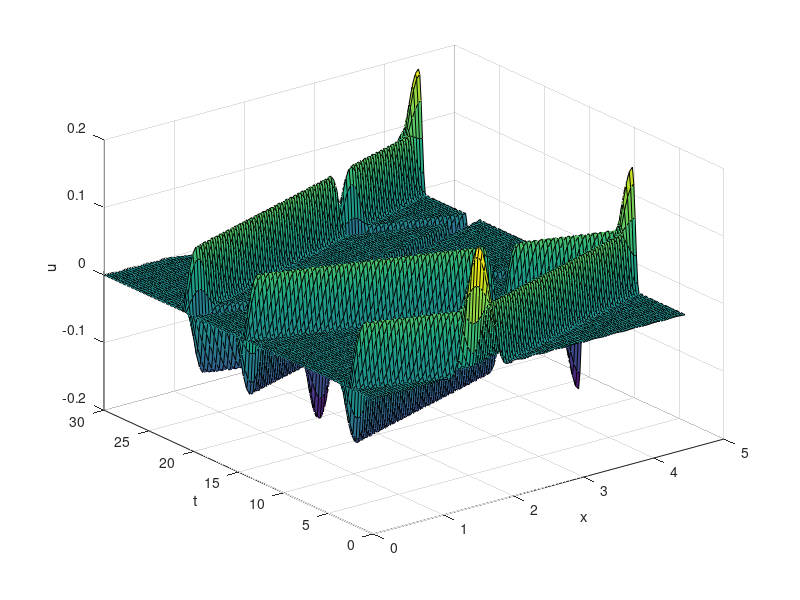

The MATLAB script that drew this image:
function stringFourie01a
clf; clc

L=pi*sqrt(2); a=1/2;
xx=0:L/100:L;
t0=0;tmax=30;
t=t0:(tmax-t0)/200:tmax;

    function y=phi(x)
        for i=1:length(x)
            if 1<x(i) && x(i)<2
                y(i)=10*exp(4/((2*x(i)-3)^2-1));
            else
                y(i)=0;
            end
        end
    end

    function y=psi(x)
        y=0*x;
        %y=sin(5*x*sqrt(2)/4);
    end

    function y=fourieru(x,t) 
        y=0;
        for k=0:30
            Xk=sin(((2*k+1)*pi/(2*L)).*x);
            Ak=(2/L)*trapz(xx,phi(xx).*Xk(1,:));
            Bk=(4/(2*k+1)*pi*a)*trapz(xx,psi(xx).*Xk(1,:));
            Tk=Ak*cos((2*k+1)*pi*a*t/(2*L))+Bk*sin((2*k+1)*pi*a*t/(2*L));
            
            y=y+Tk.*Xk;
        end
    end

for n=1:length(t)
    clf 
    hold on
    y=fourieru(xx,t(n)); 
    plot(xx,y,'LineWidth',2,'Color','r');
    plot(0,y(1),'ko','MarkerFaceColor',[0 0 0]);
    plot(L,y(end),'ko','MarkerFaceColor',[0 0 0]);
    xlabel('x'); ylabel('u(x,t)');
    axis([0 L -0.7 0.7]);
    grid on;
    M(n)=getframe;
end

%movie(M,2)

hold off
[X,T]=meshgrid(xx,t);
U=fourieru(X,T);
surf(X,T,U)
xlabel('x')
ylabel('t')
zlabel('u')

end

